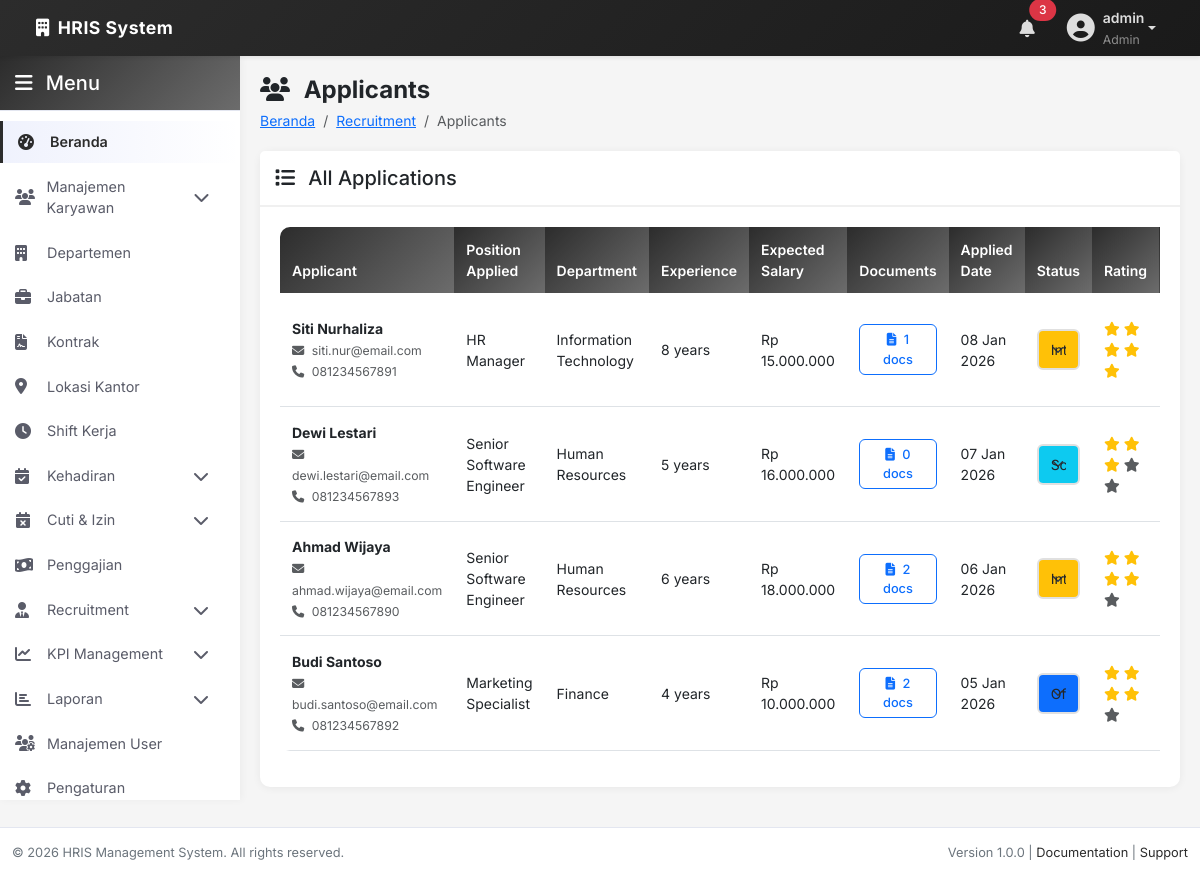
Screenshot of /admin/recruitment/applicants/index.php (signed in) with the database file from the repository.
### tables this page shows
CREATE TABLE `job_applications` (
  `id` int(11) NOT NULL,
  `job_id` int(11) NOT NULL,
  `applicant_id` int(11) NOT NULL,
  `application_date` date NOT NULL,
  `status` enum('Applied','Screening','Interview','Offered','Hired','Rejected') DEFAULT 'Applied',
  `notes` text DEFAULT NULL,
  `rating` int(11) DEFAULT 0 COMMENT 'Rating 1-5',
  `reviewed_by` int(11) DEFAULT NULL,
  `reviewed_at` timestamp NULL DEFAULT NULL,
  `created_at` timestamp NOT NULL DEFAULT current_timestamp(),
  `updated_at` timestamp NOT NULL DEFAULT current_timestamp() ON UPDATE current_timestamp()
);

CREATE TABLE `applicants` (
  `id` int(11) NOT NULL,
  `first_name` varchar(100) NOT NULL,
  `last_name` varchar(100) NOT NULL,
  `email` varchar(150) NOT NULL,
  `phone` varchar(20) DEFAULT NULL,
  `address` text DEFAULT NULL,
  `date_of_birth` date DEFAULT NULL,
  `education_level` varchar(100) DEFAULT NULL,
  `years_of_experience` int(11) DEFAULT 0,
  `current_company` varchar(200) DEFAULT NULL,
  `current_position` varchar(200) DEFAULT NULL,
  `expected_salary` decimal(15,2) DEFAULT NULL,
  `resume_file` varchar(255) DEFAULT NULL,
  `cover_letter` text DEFAULT NULL,
  `linkedin_url` varchar(255) DEFAULT NULL,
  `portfolio_url` varchar(255) DEFAULT NULL,
  `created_at` timestamp NOT NULL DEFAULT current_timestamp(),
  `updated_at` timestamp NOT NULL DEFAULT current_timestamp() ON UPDATE current_timestamp()
);

CREATE TABLE `job_postings` (
  `id` int(11) NOT NULL,
  `job_title` varchar(200) NOT NULL,
  `department_id` int(11) DEFAULT NULL,
  `position_id` int(11) DEFAULT NULL,
  `job_description` text DEFAULT NULL,
  `requirements` text DEFAULT NULL,
  `responsibilities` text DEFAULT NULL,
  `salary_range` varchar(100) DEFAULT NULL,
  `employment_type` enum('Full-Time','Part-Time','Contract','Internship') DEFAULT 'Full-Time',
  `location` varchar(200) DEFAULT NULL,
  `vacancies` int(11) DEFAULT 1,
  `status` enum('Open','Closed','On Hold') DEFAULT 'Open',
  `posted_date` date DEFAULT NULL,
  `closing_date` date DEFAULT NULL,
  `posted_by` int(11) DEFAULT NULL,
  `created_at` timestamp NOT NULL DEFAULT current_timestamp(),
  `updated_at` timestamp NOT NULL DEFAULT current_timestamp() ON UPDATE current_timestamp()
);

CREATE TABLE `departments` (
  `id` int(11) NOT NULL,
  `department_name` varchar(100) NOT NULL,
  `department_code` varchar(20) NOT NULL,
  `description` text DEFAULT NULL,
  `created_at` timestamp NOT NULL DEFAULT current_timestamp(),
  `updated_at` timestamp NOT NULL DEFAULT current_timestamp() ON UPDATE current_timestamp()
);

### includes/functions.php (called while the page is built, shortened)
<?php
function formatDate($date, $format = 'd M Y') {
    return date($format, strtotime($date));
}
function formatCurrency($amount) {
    return 'Rp ' . number_format($amount, 0, ',', '.');
}

### admin/recruitment/applicants/index.php (the view, shortened to what this page needs)
<?php
include __DIR__ . '/../../includes/header.php';
include __DIR__ . '/../../includes/sidebar.php';
try {
    $appsStmt = $pdo->query("SELECT ja.*,
        CONCAT(a.first_name, ' ', a.last_name) as applicant_name,
        a.email, a.phone, a.years_of_experience, a.expected_salary,
        jp.job_title, d.department_name,
        (SELECT COUNT(*) FROM applicant_documents WHERE applicant_id = a.id) as document_count
        FROM job_applications ja
        LEFT JOIN applicants a ON ja.applicant_id = a.id
        LEFT JOIN job_postings jp ON ja.job_id = jp.id
        LEFT JOIN departments d ON jp.department_id = d.id
        ORDER BY ja.application_date DESC");
    $applications = $appsStmt->fetchAll();
} catch (PDOException $e) {
    error_log("Error fetching applicants: " . $e->getMessage());
    $applications = [];
}
?>
<div class="page-header">
    <div class="row align-items-center">
        <div class="col-md-6">
            <h1><i class="fas fa-users me-2"></i> Applicants</h1>
            <nav aria-label="breadcrumb">
                <ol class="breadcrumb">
                    <li class="breadcrumb-item"><a href="/hrm/admin/index.php">Beranda</a></li>
                    <li class="breadcrumb-item"><a href="/hrm/admin/recruitment/dashboard.php">Recruitment</a></li>
                    <li class="breadcrumb-item active">Applicants</li>
                </ol>
            </nav>
        </div>
    </div>
</div>
<div class="row">
    <div class="col-12">
        <div class="card fade-in">
            <div class="card-header">
                <h5 class="mb-0"><i class="fas fa-list me-2"></i> All Applications</h5>
            </div>
            <div class="card-body">
                <div class="table-responsive">
                    <table id="applicantsTable" class="table table-hover">
                        <thead>
                            <tr>
                                <th>Applicant</th>
                                <th>Position Applied</th>
                                <th>Department</th>
                                <th>Experience</th>
                                <th>Expected Salary</th>
                                <th>Documents</th>
                                <th>Applied Date</th>
                                <th>Status</th>
                                <th>Rating</th>
                            </tr>
                        </thead>
                        <tbody>
                            <?php foreach ($applications as $app): ?>
                                <tr>
                                    <td>
                                        <strong><?php echo htmlspecialchars($app['applicant_name']); ?></strong><br>
                                        <small class="text-muted">
                                            <i class="fas fa-envelope me-1"></i> <?php echo htmlspecialchars($app['email']); ?><br>
                                            <i class="fas fa-phone me-1"></i> <?php echo htmlspecialchars($app['phone'] ?? 'N/A'); ?>
                                        </small>
                                    </td>
                                    <td><?php echo htmlspecialchars($app['job_title']); ?></td>
                                    <td><?php echo htmlspecialchars($app['department_name'] ?? 'N/A'); ?></td>
                                    <td><?php echo $app['years_of_experience']; ?> years</td>
                                    <td><?php echo formatCurrency($app['expected_salary'] ?? 0); ?></td>
                                    <td>
                                        <button onclick="viewDocuments(<?php echo $app['applicant_id']; ?>)"
                                                class="btn btn-sm btn-outline-primary">
                                            <i class="fas fa-file-alt me-1"></i> <?php echo $app['document_count']; ?> docs
                                        </button>
                                    </td>
                                    <td><?php echo formatDate($app['application_date']); ?></td>
                                    <td>
                                        <?php
                                        $statusClass = '';
                                        switch ($app['status']) {
                                            case 'Screening': $statusClass = 'bg-info'; break;
                                            case 'Interview': $statusClass = 'bg-warning'; break;
                                            case 'Offered': $statusClass = 'bg-primary'; break;
                                        }
                                        ?>
                                        <select class="form-select form-select-sm <?php echo $statusClass; ?>"
                                                onchange="updateStatus(<?php echo $app['id']; ?>, this.value)">
                                            <option value="Screening" <?php echo $app['status'] == 'Screening' ? 'selected' : ''; ?>>Screening</option>
                                            <option value="Interview" <?php echo $app['status'] == 'Interview' ? 'selected' : ''; ?>>Interview</option>
                                            <option value="Offered" <?php echo $app['status'] == 'Offered' ? 'selected' : ''; ?>>Offered</option>
                                        </select>
                                    </td>
                                    <td>
                                        <?php for ($i = 1; $i <= 5; $i++): ?>
                                            <i class="fas fa-star <?php echo $i <= $app['rating'] ? 'text-warning' : 'text-muted'; ?>"></i>
                                        <?php endfor; ?>
                                    </td>
                                </tr>
                            <?php endforeach; ?>
                        </tbody>
                    </table>
                </div>
            </div>
        </div>
    </div>
</div>
</div>
<?php include __DIR__ . '/../../includes/footer.php'; ?>

### assets/css/style.css (style rules this page uses)
:root { --primary-color: #2c2c2c; --primary-dark: #1a1a1a; --primary-light: #404040; --secondary-color: #6c6c6c; --success-color: #4a4a4a; --danger-color: #3a3a3a; --warning-color: #5a5a5a; --info-color: #505050; --light-bg: #f8f9fa; --dark-bg: #2c2c2c; --border-color: #dee2e6; --text-primary: #212529; --text-secondary: #6c757d; --text-muted: #adb5bd; --sidebar-width: 240px; --navbar-height: 56px; --transition: all 0.3s ease; }
* { margin: 0; padding: 0; box-sizing: border-box; }
body { font-family: 'Inter', 'Segoe UI', Tahoma, Geneva, Verdana, sans-serif; background-color: #f5f5f5; color: var(--text-primary); font-size: 0.875rem; line-height: 1.5; }
.page-header { margin-bottom: 20px; }
.page-header h1 { font-size: 1.5rem; font-weight: 700; color: var(--dark-color); margin-bottom: 5px; }
.breadcrumb { background: transparent; padding: 0; margin: 0; }
.card { border: none; border-radius: 10px; box-shadow: 0 1px 8px rgba(0, 0, 0, 0.06); margin-bottom: 20px; transition: transform 0.3s ease, box-shadow 0.3s ease; }
.card-header { background-color: white; border-bottom: 2px solid #f0f0f0; padding: 15px; font-weight: 600; font-size: 1rem; }
.card-body { padding: 20px; }
.btn { border-radius: 6px; padding: 8px 16px; font-weight: 500; font-size: 0.875rem; transition: all 0.3s ease; }
.btn-sm { padding: 5px 10px; font-size: 0.8rem; }
.table { background: white; border-radius: 10px; overflow: hidden; font-size: 0.875rem; }
.table thead th { background: linear-gradient(135deg, var(--primary-color), var(--secondary-color)); color: white; font-weight: 600; border: none; padding: 12px; font-size: 0.875rem; }
.table tbody td { padding: 12px; vertical-align: middle; }
.table tbody tr { transition: background-color 0.2s ease; }
.form-control, .form-select { border: 2px solid #e0e0e0; border-radius: 6px; padding: 8px 12px; font-size: 0.875rem; transition: all 0.3s ease; }
.fade-in { animation: fadeIn 0.5s ease-out; }

### rows the page displays
job_applications: applicant_name "Siti Nurhaliza", applicant.email "siti.nur@email.com", applicant.phone "081234567891", job.job_title "HR Manager", departments.department_name "Information Technology", applicant.years_of_experience "8", applicant.expected_salary "Rp 15.000.000", document_count "1", application_date "08 Jan 2026", status+id "Interview", rating 5 (drawn)
job_applications: applicant_name "Dewi Lestari", applicant.email "dewi.lestari@email.com", applicant.phone "081234567893", job.job_title "Senior Software Engineer", departments.department_name "Human Resources", applicant.years_of_experience "5", applicant.expected_salary "Rp 16.000.000", document_count "0", application_date "07 Jan 2026", status+id "Screening", rating 3 (drawn)
job_applications: applicant_name "Ahmad Wijaya", applicant.email "ahmad.wijaya@email.com", applicant.phone "081234567890", job.job_title "Senior Software Engineer", departments.department_name "Human Resources", applicant.years_of_experience "6", applicant.expected_salary "Rp 18.000.000", document_count "2", application_date "06 Jan 2026", status+id "Interview", rating 4 (drawn)
job_applications: applicant_name "Budi Santoso", applicant.email "budi.santoso@email.com", applicant.phone "081234567892", job.job_title "Marketing Specialist", departments.department_name "Finance", applicant.years_of_experience "4", applicant.expected_salary "Rp 10.000.000", document_count "2", application_date "05 Jan 2026", status+id "Offered", rating 4 (drawn)

### other values shown
$_SESSION['username'] "admin"
$_SESSION['role'] "Admin"
